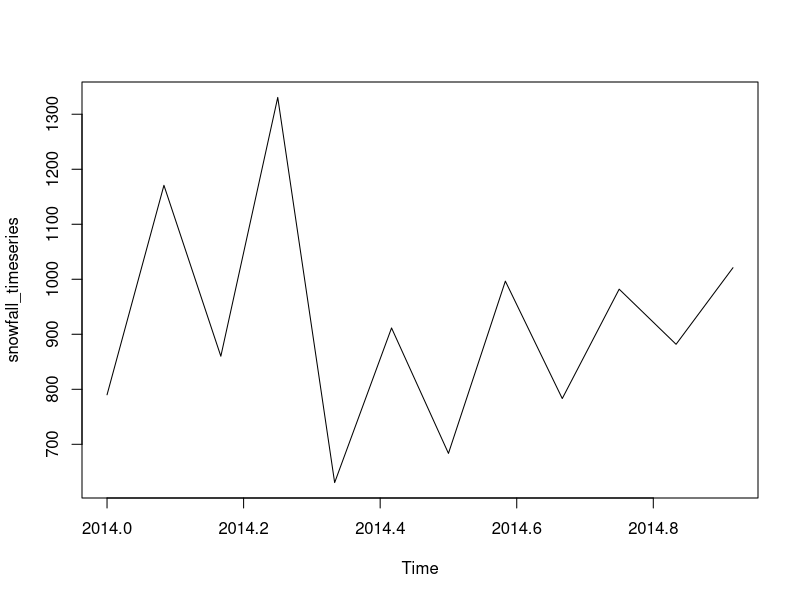

Source code (R):
snowfall<-c(790,1170.8,860.1,1330.6,630.4,911.5,683.5,996.6,783.2,982,881.8,1021)
snowfall_timeseries<-ts(snowfall,start=c(2014,1),frequency=12)
print(snowfall_timeseries)
png(file="snowfall.png")
plot(snowfall_timeseries)
dev.off()
